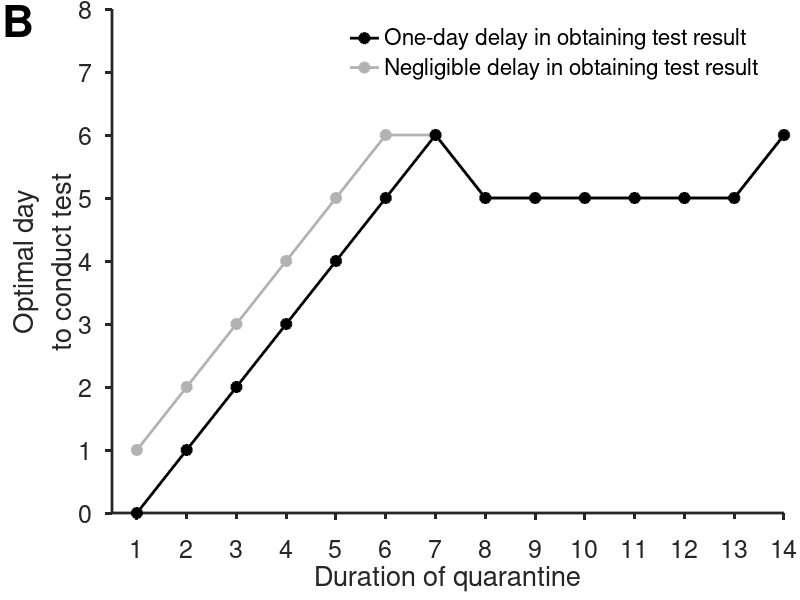
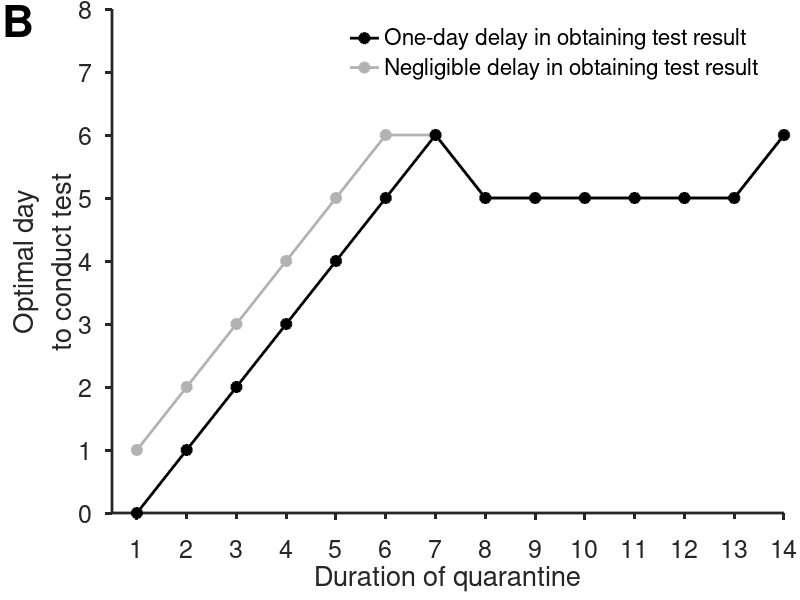
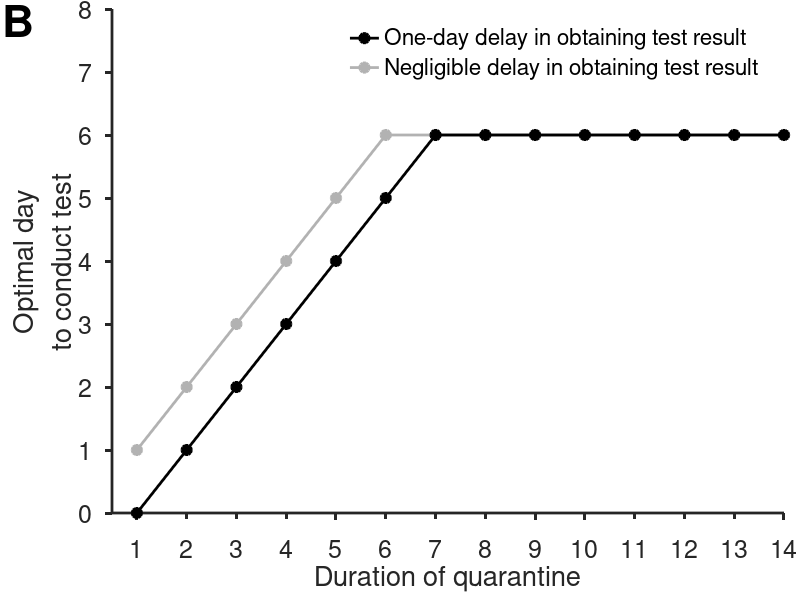
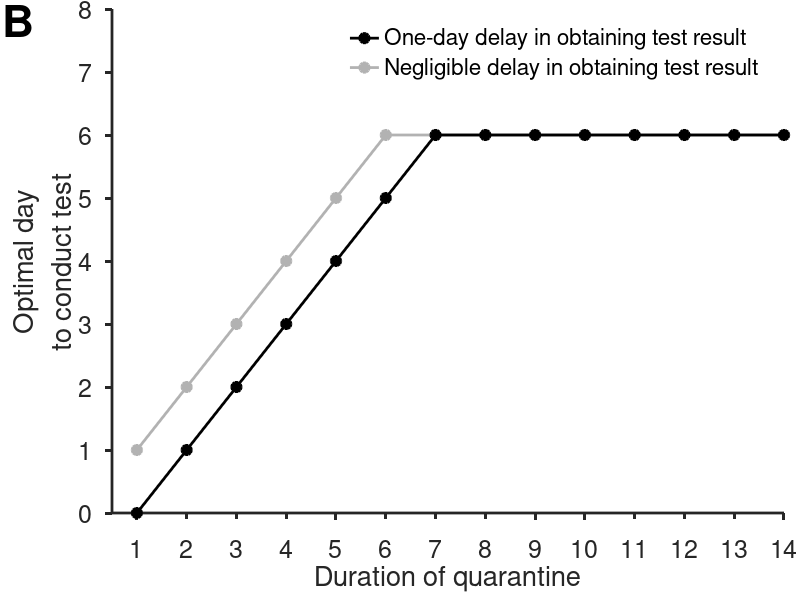

The MATLAB source for these figures, in order:
%Produces the plot of the optimal testing day
clear;
close all;
load('TestingonDayt_21DayQ.mat')
DTest=zeros(21,1);
DCT=zeros(21,1);

DTestDelay=zeros(21,1);
DCTDelay=zeros(21,1);

tL=2.9; % Baseline latent period

for ii=1:21
    IDSLT=IDSL(tLv==tL);
    RTotT=RTot(tLv==tL);
    qmmt=qmm(tLv==tL);
    dtmmt=dtmm(tLv==tL);
    f=find(qmmt==ii);
    fc=find(qmmt==ii);
    temp=zeros(ii+1,1);
    temp2=zeros(ii+1,1);
    
    % No delay
    for jj=0:ii
        ft=find(dtmmt(f)==jj);
        temp(jj+1)=IDSLT(f(ft));
        ft=find(dtmmt(fc)==jj);
        temp2(jj+1)=RTotT(fc(ft));
    end
    DTest(ii)=find(temp==min(temp),1)-1;
    DCT(ii)=find(temp2==min(temp2),1)-1;
    
   
    % Delay
    
    
    temp=zeros(ii,1);
    temp2=zeros(ii,1);
    
    for jj=0:(ii-1) % Cannot test the last day of quarantine
        ft=find(dtmmt(f)==jj);
        temp(jj+1)=IDSLT(f(ft));
        ft=find(dtmmt(fc)==jj);
        temp2(jj+1)=RTotT(fc(ft));
    end
    DTestDelay(ii)=find(temp==min(temp),1)-1;
    DCTDelay(ii)=find(temp2==min(temp2),1)-1;
end

figure('units','normalized','outerposition',[0.05 0.05 0.5 0.6]);
subplot('Position',[0.14,0.145,0.84,0.84]);
p2=plot([1:14],DTest(1:14),'-o','color',[0.7 0.7 0.7],'linewidth',2,'MarkerFaceColor',[0.7 0.7 0.7],'Markersize',7); hold on
p1=plot([1:14],DTestDelay(1:14),'-ok','linewidth',2,'MarkerFaceColor','k','Markersize',7);
legend([p1 p2],{'One-day delay in obtaining test result','Negligible delay in obtaining test result'},'Fontsize',14)
legend boxoff;
xlabel('Duration of quarantine','Fontsize',20);
ylabel({'Optimal day','to conduct test'},'Fontsize',20);
ylim([0 8]);
xlim([0.5 14]);
set(gca,'LineWidth',2,'tickdir','out','XTick',[1:21],'Fontsize',18,'YTick',[0:1:10]);
box off;
text(-1.706,7.559903293978241,'B','Fontsize',32,'FontWeight','bold','VerticalAlignment','baseline');
print(gcf,'Figure1B','-dpng','-r600');
print(gcf,'Figure1B','-depsc','-r600');

figure('units','normalized','outerposition',[0.05 0.05 0.5 0.6]);
subplot('Position',[0.14,0.145,0.84,0.84]);

p2=plot([1:14],DCT(1:14),'-o','color',[0.7 0.7 0.7],'linewidth',2,'MarkerFaceColor',[0.7 0.7 0.7],'Markersize',7); hold on
p1=plot([1:14],DCTDelay(1:14),'-ok','linewidth',2,'MarkerFaceColor','k','Markersize',7);
legend([p1 p2],{'One-day delay in obtaining test result','Negligible delay in obtaining test result'},'Fontsize',14)
legend boxoff;

xlabel('Duration of quarantine','Fontsize',20);
ylabel({'Optimal day','to conduct test'},'Fontsize',20);
ylim([0 8]);
xlim([0.5 14]);
set(gca,'LineWidth',2,'tickdir','out','XTick',[1:21],'Fontsize',18,'YTick',[0:1:10]);
box off;
text(-1.706,7.559903293978241,'B','Fontsize',32,'FontWeight','bold','VerticalAlignment','baseline');
print(gcf,'Figure3B','-dpng','-r600');
print(gcf,'Figure3B','-depsc','-r600');